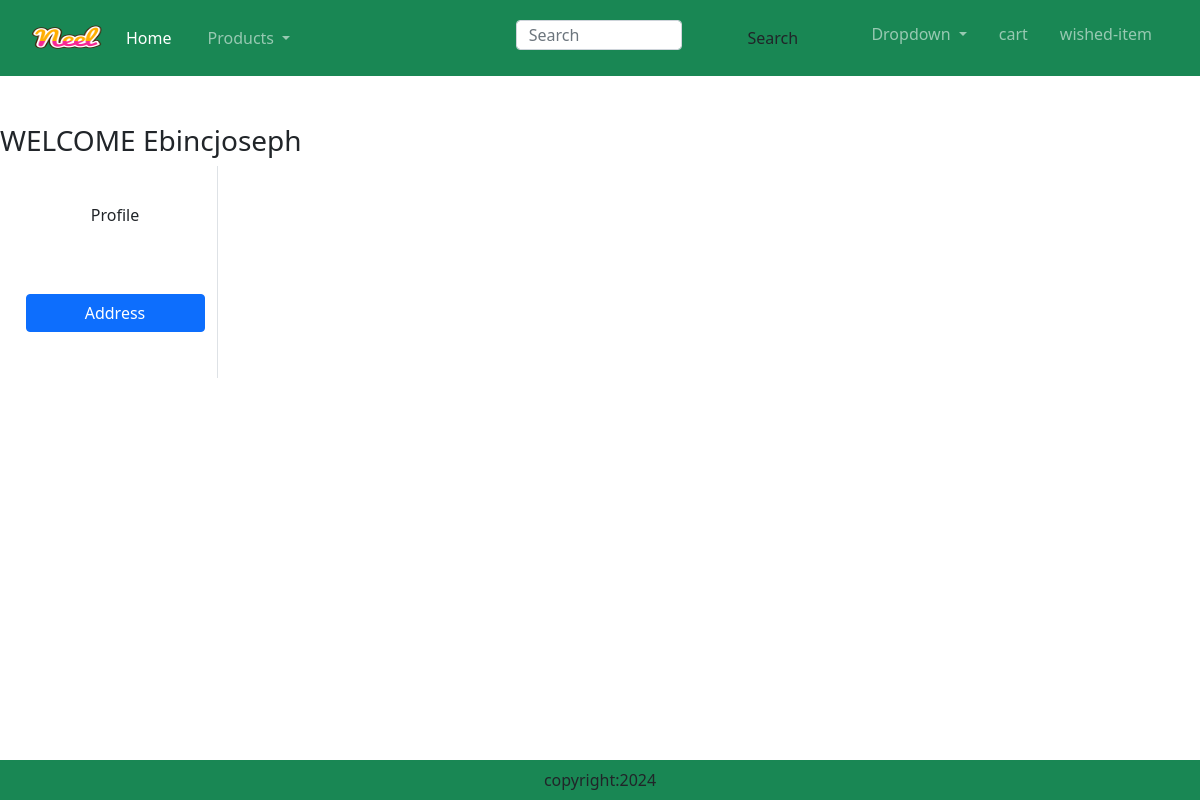
/addres (signed in), run on an earlier commit of the app's database.
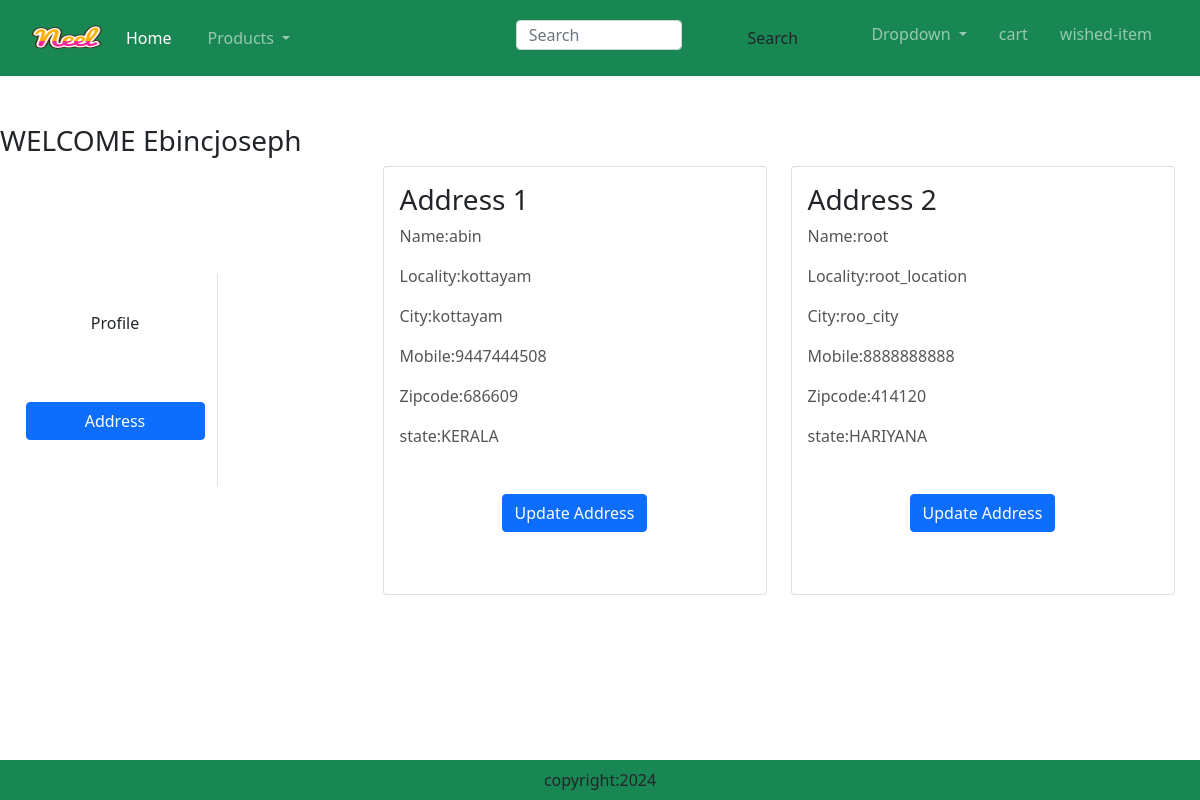
And on a later commit of the database.
### mainapp/models.py (models this page shows, shortened)
class customer(models.Model):
    user = models.ForeignKey(User,on_delete=models.CASCADE)
    name = models.CharField(max_length=100)
    locality = models.CharField(max_length=200)
    city = models.CharField(max_length=100)
    mobile = models.IntegerField(default=0)
    zipcode = models.IntegerField()
    state = models.CharField(choices=STATE_CHOICE,max_length=100)

### mainapp/views.py (the view)
# urls.py: path('addres',views.Address,name='address'),
def Address(request):
    add = customer.objects.filter(user=request.user)
    return render(request,'mainapp/address.html',locals())

### template/mainapp/address.html (shortened to what this page needs)
{% extends 'mainapp/base.html' %}
{% load static %}
{% block main-content %}
<div class="continer my-5">
    <div class="row">
        <h3> WELCOME <span class="text-capitalize">{{request.user}}</span></h3>
    <div class="col-sm-2 border-end">
        <ul class="list-unstyled">
            <li class="d-grid"><a href="{% url 'profiles' %}" class="btn">Profile</a></li>
             <li class="d-grid"><a href="{% url 'address' %}" class="btn btn-primary">Address</a></li>
        </ul>
    </div>
        <div class="col-sm-8 offset-sm-1">
            <div class="row">
                {% for ad in add %}
                <div class="col-sm-6">
                    <div class="card sm-2">
                        <div class="card-body">
                            <h3>Address {{ forloop.counter }}</h3>
                            <p>Name:{{ ad.name }}</p>
                            <p>Locality:{{ ad.locality }}</p>
                            <p>City:{{ ad.city }}</p>
                            <p>Mobile:{{ ad.mobile }}</p>
                            <p>Zipcode:{{ ad.zipcode }}</p>
                            <p>state:{{ ad.state  }}</p>
                            <p class="text-center"><a href="{% url 'AddresUpdates' pk=ad.id %}" type="button" class="btn btn-primary">Update Address</a></p>
                        </div>
                    </div>
                </div>
                {% endfor %}
            </div>
        </div>
         </div>
     </div>
{% endblock main-content %}

What changed in the data, as far as the page shows it:
added customer: name "abin", locality "kottayam", city "kottayam", mobile "9447444508", zipcode "686609", state "KERALA"
added customer: name "root", locality "root_location", city "roo_city", mobile "8888888888", zipcode "414120", state "HARIYANA"
